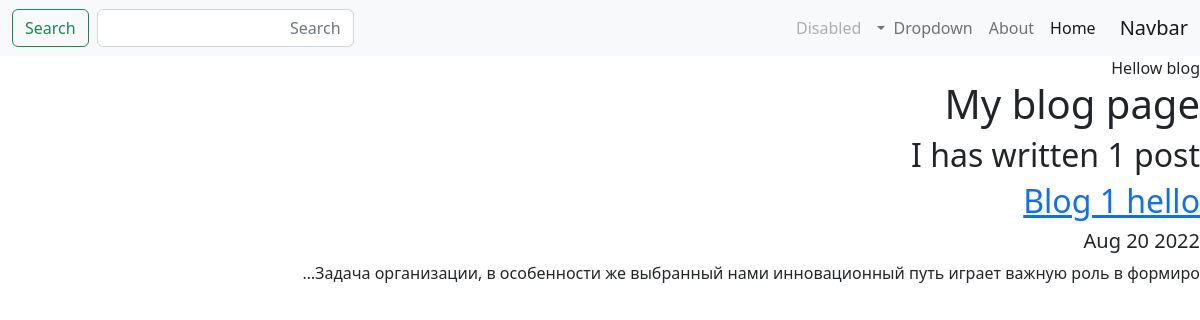
Screenshot of /blog/ with the database file from the repository.
### blog/models.py (models this page shows, shortened)
class Blog(models.Model):
    title = models.CharField(max_length=200)
    description = models.TextField()
    date = models.DateField()

### blog/views.py (the view)
# urls.py: path('',views.all_blogs, name='all_blogs'),
def all_blogs(request):
    blogs = Blog.objects.order_by("-date")
    return render(request,'blog/all_blogs.html', {'blogs':blogs})

### blog/templates/blog/all_blogs.html (shortened to what this page needs)
{% extends 'portfolio/base.html' %}
{% block content %}
Hellow blog
<h1>My blog page</h1>
<h2>I has written {{ blogs.count }} post{{ blogs.count|pluralize }}</h2>
{% for blog in blogs %}
    <a href="{% url 'blog:detail' blog.id %}"><h2>{{ blog.title }}<h2></a>
    <h5>{{ blog.date|date:'M d Y' }}</h5>
    <p>{{ blog.description|striptags|truncatechars:100 }}</p>
{% endfor %}
{% endblock %}

### rows the page displays
Blog: title "Blog 1 hello", date "Aug 20 2022", description "Задача организации, в особенности же выбранный нами инновационный путь играет важную роль в формиро…"

### other values shown
{{ blogs.count }} "1"
